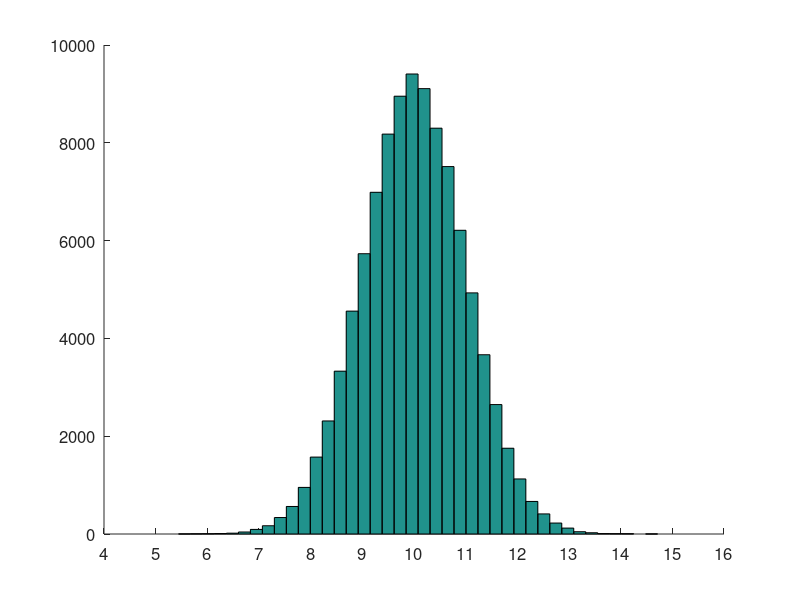
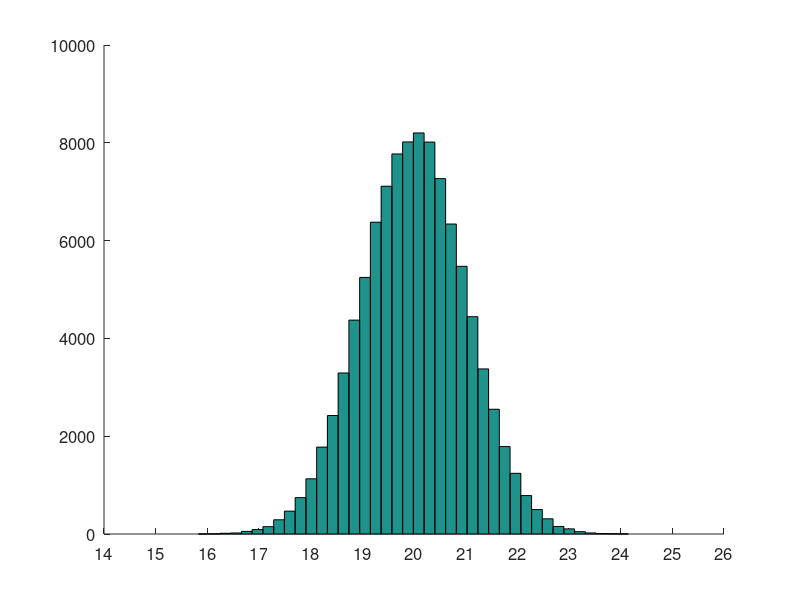
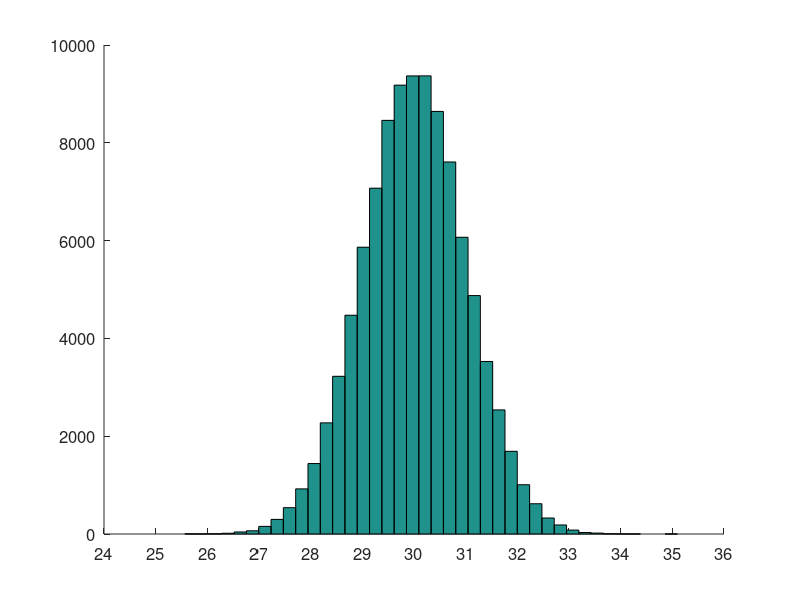
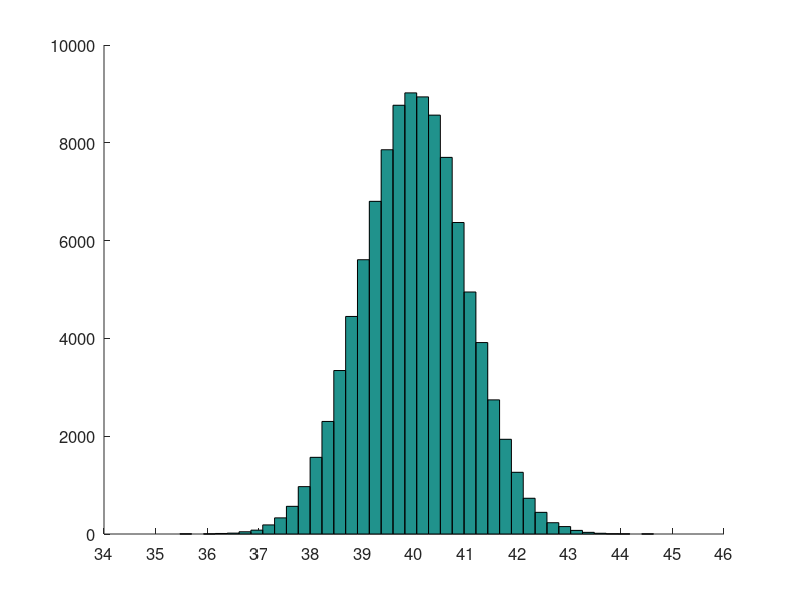

Here is the MATLAB script that generated these plots, in order:
% These are images for summary statistics and will just have random data
clear
close all

font_size = 12;
im_size = 400;

stddevs = [1 5 10];
means = 10:10:100; 

%Printer type
format_type = '-dpng';
resolution = '-r100';

count = 1;
for ii = 1:length(stddevs)
    for jj = 1:length(means)
    
        % Generate data
        data = means(jj) + stddevs(ii)*randn(1e5,1);
        
        % Histogram
        figure('Color','w'); hold on  
        hist(data,40)
        set(gca,'FontSize',font_size,'box','off','TickDir','In')
        xl = get(gca,'XLim');
        set(gca,'XTick',xl(1):stddevs(ii):xl(2));
        
        % Print histogram
        print(sprintf('Cropped\\normhist_%d',count),format_type,resolution);
        close
        
        % Plot
        %figure('Color','w'); hold on  
        %plot(data,'.')
        %set(gca,'FontSize',font_size,'box','off','TickDir','In')

        % Print data
        %print(sprintf('Cropped\\betarnd_data_%d',count),format_type,resolution);
        %close
        
        count = count+1;
       
    end
  
end



